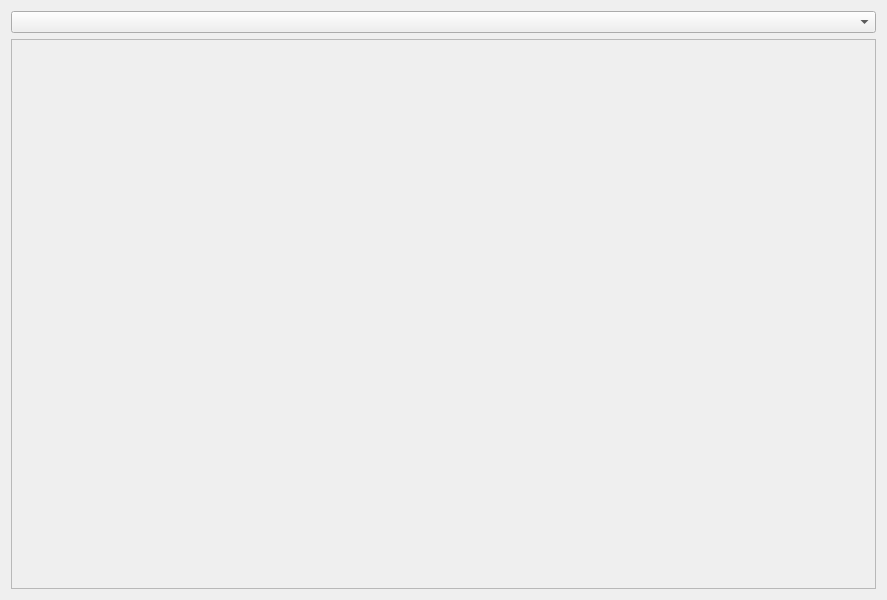
<?xml version="1.0" encoding="UTF-8"?>
<ui version="4.0">
 <class>PluginsWidget</class>
 <widget class="QWidget" name="PluginsWidget">
  <property name="geometry">
   <rect>
    <x>0</x>
    <y>0</y>
    <width>887</width>
    <height>600</height>
   </rect>
  </property>
  <property name="sizePolicy">
   <sizepolicy hsizetype="Expanding" vsizetype="Expanding">
    <horstretch>0</horstretch>
    <verstretch>0</verstretch>
   </sizepolicy>
  </property>
  <property name="minimumSize">
   <size>
    <width>0</width>
    <height>250</height>
   </size>
  </property>
  <property name="windowTitle">
   <string>Plugins</string>
  </property>
  <property name="autoFillBackground">
   <bool>false</bool>
  </property>
  <property name="styleSheet">
   <string notr="true"/>
  </property>
  <layout class="QGridLayout" name="gridLayout">
   <property name="sizeConstraint">
    <enum>QLayout::SetDefaultConstraint</enum>
   </property>
   <item row="0" column="0">
    <widget class="QComboBox" name="comboBox"/>
   </item>
   <item row="1" column="0">
    <widget class="QScrollArea" name="scrollArea">
     <property name="sizePolicy">
      <sizepolicy hsizetype="Expanding" vsizetype="Expanding">
       <horstretch>0</horstretch>
       <verstretch>0</verstretch>
      </sizepolicy>
     </property>
     <property name="widgetResizable">
      <bool>true</bool>
     </property>
     <widget class="QWidget" name="scrollAreaWidgetContents">
      <property name="geometry">
       <rect>
        <x>0</x>
        <y>0</y>
        <width>867</width>
        <height>552</height>
       </rect>
      </property>
      <property name="sizePolicy">
       <sizepolicy hsizetype="Expanding" vsizetype="Expanding">
        <horstretch>0</horstretch>
        <verstretch>0</verstretch>
       </sizepolicy>
      </property>
      <layout class="QGridLayout" name="gridLayout_2">
       <item row="0" column="0">
        <layout class="QGridLayout" name="layout">
         <property name="sizeConstraint">
          <enum>QLayout::SetDefaultConstraint</enum>
         </property>
        </layout>
       </item>
      </layout>
     </widget>
    </widget>
   </item>
  </layout>
 </widget>
 <resources/>
 <connections/>
</ui>
